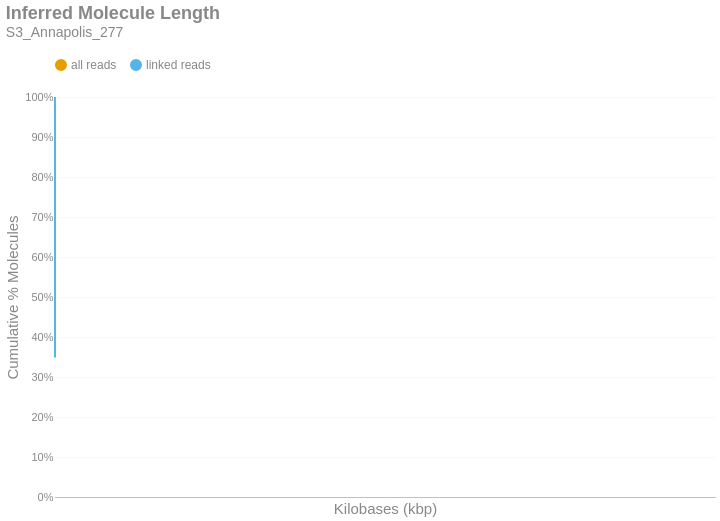

Notebook code cell kept with this figure:
### Markdown cell above
### Inferred Molecule Length
This is the cumulative frequency distribution of molecule lengths inferred from the first and last alignment positions along a contig for all alignments associated with a single linked-read barcode on a given contig.There are two distributions: one with `all` the alignments (yellow) and another with only `linked reads` (blue). The percent of molecules in the `linked reads` distribution is relative to the total number of linked molecules.

### Code cell
if SKIPLR:
    print_html(f"Skipped")
else:
    binned_df = consolidated_hist(valids['length_inferred']/1000, mask, 10, True)
    binned_df = binned_df.with_columns(
        pl.when(pl.col('bin').cast(pl.Utf8) == '0').then(pl.lit('1')).otherwise(pl.col('bin').cast(pl.Utf8)).alias('bin')
    )
    with SafeRender(binned_df):
        (
            density_plot(binned_df, 'Inferred Molecule Length', samplename, 'inferredlen')
            .transform_calculate(bin_kb='datum.bin / 1000')
            .encode(
                x=alt.X('bin_kb:Q', title="Kilobases (kbp)").scale(type='log', padding=0).axis(labelAngle=-40),
                y=alt.Y('value:Q', title='Cumulative % Molecules')
                    .axis(format='%')
                    .stack(False)
                    .scale(domainMin=0, domainMax=1,padding=0),
                color=alt.Color("key:N").scale(domain = ["all reads", "linked reads"]),
                tooltip = [
                    alt.Tooltip("key:N", title = "Data Type"),
                    alt.Tooltip("range_label:N", title="Kilobases"),
                    alt.Tooltip("value:Q", format = ".2%", title="% Molecules (Cum.)")
                ]
            )
        ).display()

### Figure 1 — Vega-Lite specification as saved in the notebook (floating-point values rounded to 4 significant figures; data arrays with more than 128 entries replaced by an {"elided": "..."} marker saying what was removed)
{"width": "container", "height": 400, "config": {"title": {"anchor": "start", "dy": -15, "fontSize": 18, "color": "#888888", "subtitleColor": "#888888", "subtitleFontSize": 14}, "arc": {"fill": "#0072B2"}, "axis": {"domainColor": "#888888", "domainWidth": 0.5, "gridWidth": 0.2, "grid": false, "titleFontWeight": 400, "titleFontSize": 15, "labelFontSize": 11, "labelColor": "#888888", "tickColor": "#888888", "tickWidth": 0.2, "titleColor": "#888888"}, "axisBand": {"grid": false}, "axisX": {"grid": true, "tickSize": 10, "domainCap": "round"}, "axisY": {"domain": false, "grid": true, "tickSize": 0, "domainCap": "round"}, "background": "transparent", "header": {"labelFontSize": 15, "labelColor": "#888888", "titleFontSize": 15, "titleFontWeight": 600, "titleColor": "#888888"}, "legend": {"labelFont": "sans-serif", "labelFontSize": 12, "labelColor": "#888888", "symbolSize": 100, "symbolType": "circle", "titleFontSize": 12, "titlePadding": 10, "titleColor": "#888888", "title": null, "orient": "top"}, "range": {"category": ["#E69F00", "#56B4E9", "#009E73", "#F0E442", "#0072B2", "#D55E00", "#CC79A7", "#000000"], "diverging": ["#cfe8f3", "#a2d4ec", "#73bfe2", "#46abdb", "#1696d2", "#12719e"]}, "area": {"fill": "#0072B2", "fillOpacity": 0.7, "line": true, "strokeOpacity": 0.7}, "line": {"color": "#0072B2", "stroke": "#0072B2", "strokeWidth": 2}, "trail": {"color": "#0072B2", "stroke": "#0072B2", "strokeWidth": 0, "size": 1}, "point": {"filled": true, "fillOpacity": 1.0, "size": 95}, "text": {"color": "#888888", "fontSize": 11, "align": "right", "fontWeight": 400, "size": 11}, "bar": {"fill": "#0072B2", "stroke": null}, "view": {"stroke": null, "continuousWidth": 660, "continuousHeight": 400}}, "data": {"name": "data-e2ba0fdeba1db7a872ae74b2280e88ca"}, "mark": {"type": "line", "interpolate": "monotone", "point": {"opacity": 0, "size": 275}}, "encoding": {"color": {"field": "key", "scale": {"domain": ["all reads", "linked reads"]}, "type": "nominal"}, "tooltip": [{"field": "key", "title": "Data Type", "type": "nominal"}, {"field": "range_label", "title": "Kilobases", "type": "nominal"}, {"field": "value", "format": ".2%", "title": "% Molecules (Cum.)", "type": "quantitative"}], "x": {"axis": {"labelAngle": -40}, "field": "bin_kb", "scale": {"type": "log", "padding": 0}, "title": "Kilobases (kbp)", "type": "quantitative"}, "y": {"axis": {"format": "%"}, "field": "value", "scale": {"domainMin": 0, "domainMax": 1, "padding": 0}, "stack": false, "title": "Cumulative % Molecules", "type": "quantitative"}}, "params": [{"name": "param_c36ac31b6afebe62", "select": {"type": "point", "fields": ["key"]}, "bind": "legend"}], "title": {"text": "Inferred Molecule Length", "subtitle": "S3_Annapolis_277"}, "transform": [{"fold": ["all reads (cumsum)", "linked reads (cumsum)"]}, {"calculate": "replace(datum.key, ' (cumsum)', '')", "as": "key"}, {"filter": {"param": "param_c36ac31b6afebe62"}}, {"calculate": "datum.bin / 1000", "as": "bin_kb"}], "usermeta": {"embedOptions": {"downloadFileName": "S3_Annapolis_277.inferredlen"}}, "$schema": "https://vega.github.io/schema/vega-lite/v6.1.0.json", "datasets": {"data-e2ba0fdeba1db7a872ae74b2280e88ca": {"elided": "787 records"}}}
